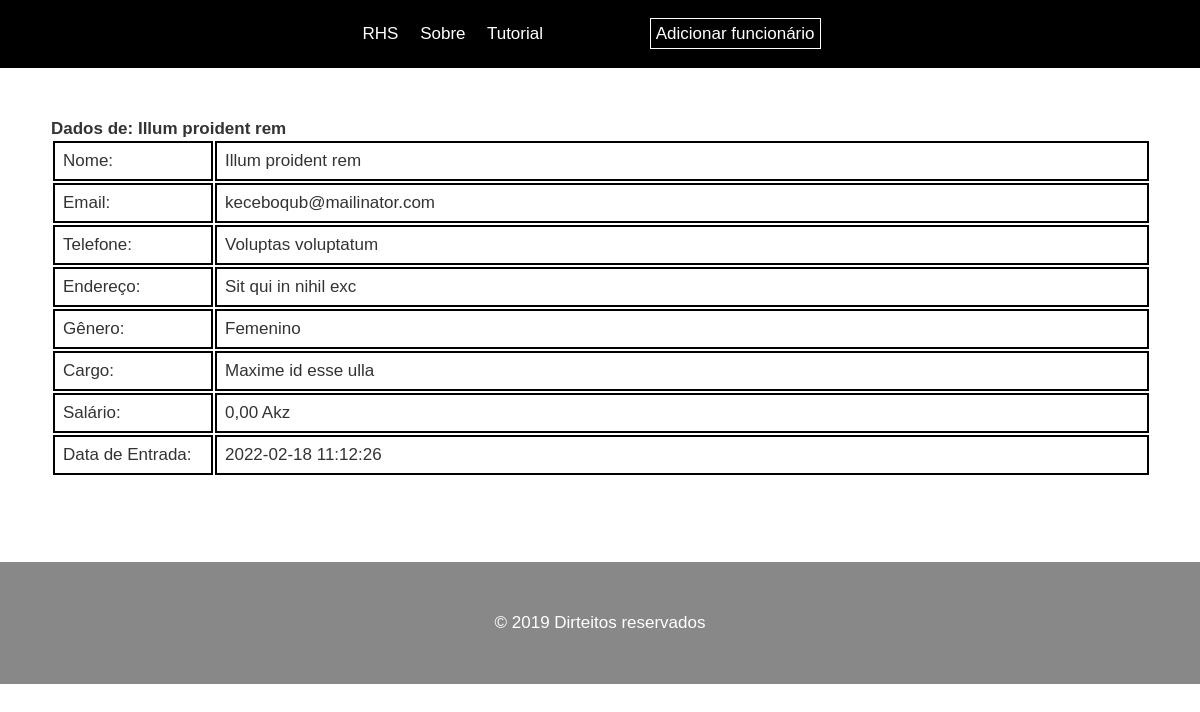
Page /?page=funcionario&id=4 on the committed database.
### tables this page shows
CREATE TABLE `funcionarios` (
  `id` int(11) NOT NULL,
  `nome` varchar(200) NOT NULL,
  `email` varchar(200) NOT NULL,
  `endereco` varchar(200) DEFAULT NULL,
  `telefone` varchar(25) DEFAULT NULL,
  `genero` varchar(20) DEFAULT NULL,
  `salario` varchar(20) DEFAULT NULL,
  `cargo` varchar(200) DEFAULT NULL,
  `data_registo` datetime NOT NULL DEFAULT current_timestamp(),
  `data_actualizacao` datetime DEFAULT NULL
);

### index.php (called while the page is built, shortened)
<?php
include "functions/helper.php";
isset($_GET['page']) ? $page = $_GET['page'] : $page = 'home';
pageInit($page);

### views/funcionario.php (the view)
<?php
    require_once 'views/partials/header.php';
    $conn = mysqli_connect(DB_HOST, DB_USER, DB_PASSWORD, DB_NAME);
    $id = (int)$_GET['id'];
    $funcionario = mysqli_fetch_assoc(mysqli_query($conn, "SELECT * FROM funcionarios WHERE id = '$id'"));
?>
<h1>Dados de: <?=$funcionario['nome'];?></h1>
<table>
    <tr>
        <td style="width: 140px;">Nome: </td>
        <td><?=$funcionario['nome'];?></td>
    </tr>
    <tr>
        <td>Email: </td>
        <td><?=$funcionario['email'];?></td>
    </tr>
    <tr>
        <td>Telefone: </td>
        <td><?=$funcionario['telefone'];?></td>
    </tr>
    <tr>
        <td>Endereço: </td>
        <td><?=$funcionario['endereco'];?></td>
    </tr>
    <tr>
        <td>Gênero: </td>
        <td><?=$funcionario['genero'];?></td>
    </tr>
    <tr>
        <td>Cargo: </td>
        <td><?=$funcionario['cargo'];?></td>
    </tr>
    <tr>
        <td>Salário: </td>
        <td><?=moedaMonetaria($funcionario['salario']);?></td>
    </tr>
    <tr>
        <td>Data de Entrada: </td>
        <td><?=$funcionario['data_registo'];?></td>
    </tr>
</table>
<?php require_once "views/partials/footer.php"; ?>

### assets/css/style.css (style rules this page uses)
* { margin: 0; padding: 0; font-family: Arial, Helvetica, sans-serif; font-size: 17px; }
td { border: 2px solid #000000; padding: 8px; }
table { width: 100%; }

### rows in the picture
funcionarios: nome "Illum proident rem", email "keceboqub@mailinator.com", telefone "Voluptas voluptatum", endereco "Sit qui in nihil exc", genero "Femenino", cargo "Maxime id esse ulla", salario "0,00 Akz", data_registo "2022-02-18 11:12:26"

### other values in the picture
MAIN_TITLE "RHS"
